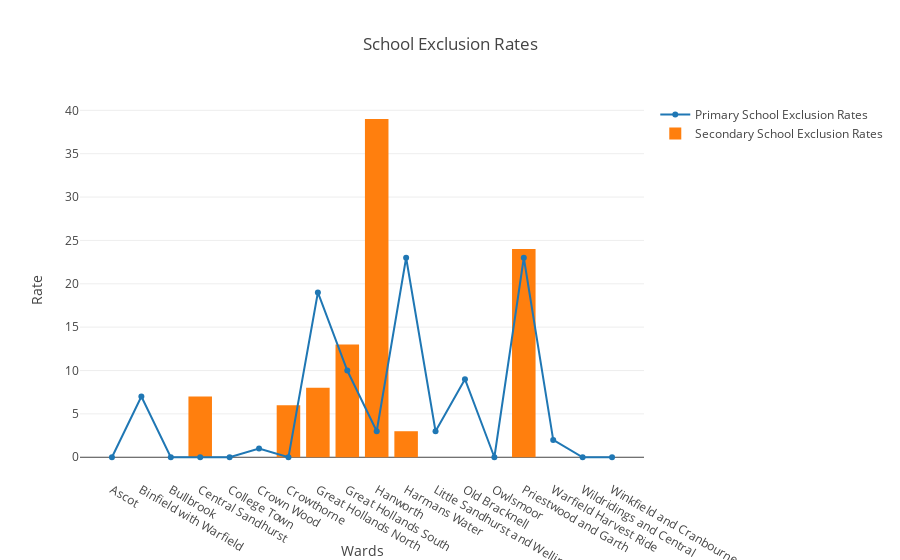

Notebook source saved alongside this figure:
### Code cell
prim_excl_rate = go.Scatter(
                        x=df['Ward'],
                        y=df['PrimarySchoolExclusionRates'],
                        name='Primary School Exclusion Rates')
sec_excl_rate = go.Bar(
                x=df['Ward'],
                y=df['SecondarySchoolExclusionRates'],
                name='Secondary School Exclusion Rates'
                )
data=[prim_excl_rate,sec_excl_rate]
layout=(go.Layout(title='School Exclusion Rates', xaxis=dict(title='Wards'),yaxis=dict(title='Rate')))
fig = go.Figure(data=data, layout=layout)
plotly.offline.iplot(fig) # Plot inside Jupyter notebook
plotly.offline.plot(fig,filename='SchoolExclusionRates.html')

### Figure 1 — Plotly figure (JSON) as saved in the notebook; plotly's stock layout.template omitted (floating-point values rounded to 4 significant figures)
{"data": [{"name": "Primary School Exclusion Rates", "type": "scatter", "x": ["Ascot", "Binfield with Warfield", "Bullbrook", "Central Sandhurst", "College Town", "Crown Wood", "Crowthorne", "Great Hollands North", "Great Hollands South", "Hanworth", "Harmans Water", "Little Sandhurst and Wellington", "Old Bracknell", "Owlsmoor", "Priestwood and Garth", "Warfield Harvest Ride", "Wildridings and Central", "Winkfield and Cranbourne"], "y": [0, 7, 0, 0, 0, 1, 0, 19, 10, 3, 23, 3, 9, 0, 23, 2, 0, 0]}, {"name": "Secondary School Exclusion Rates", "type": "bar", "x": ["Ascot", "Binfield with Warfield", "Bullbrook", "Central Sandhurst", "College Town", "Crown Wood", "Crowthorne", "Great Hollands North", "Great Hollands South", "Hanworth", "Harmans Water", "Little Sandhurst and Wellington", "Old Bracknell", "Owlsmoor", "Priestwood and Garth", "Warfield Harvest Ride", "Wildridings and Central", "Winkfield and Cranbourne"], "y": [0, 0, 0, 7, 0, 0, 6, 8, 13, 39, 3, 0, 0, 0, 24, 0, 0, 0]}], "layout": {"title": "School Exclusion Rates", "xaxis": {"title": "Wards"}, "yaxis": {"title": "Rate"}}}
